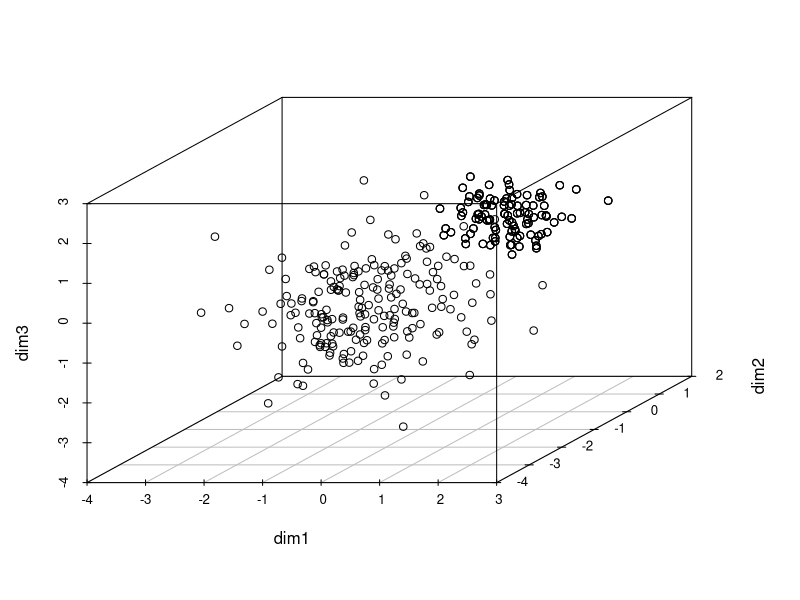
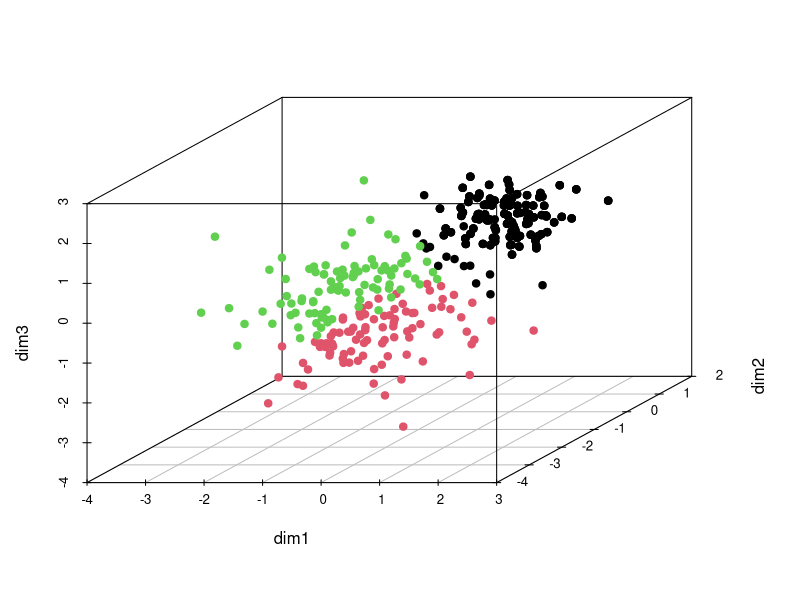

Write the R code that produced these figures, in order. (Note: this script raises an error after producing the figures.)
##Generates toy dataset to play around with clustering 

##Function to create toy 3 dimensional dataset that will give you 2 very different clusters and one overlapping cluster
make.toy.data <- function(means, stdevs, N) {
  ##Returns a dataframe containing a 3D toy dataset 
  ##
  ##Arguements: 
  ##
  ##  means  <- a dataframe of 3 columns giving the means for each dimenstion of each cluster. Each row is a cluster.
  ##  stdevs <- a dataframe of 3 columns giving the standard deviations for each dimenstion of each cluster. Each row is a cluster.
  ##  N <- a value specifying the number of datapoints for each cluster
  ##  dist  <- a vector specifying the type of distribution you would like each cluster data to be
  
  ##get how many clusters are wanted
  cluster.n <- dim(means)[1]
  
  ##make an empty dataframe to hold the toy data
  dim1 <- rep(0,N*cluster.n)
  dim2 <- rep(0,N*cluster.n)
  dim3 <- rep(0,N*cluster.n)
  
  ##for each cluster, generate toy data and save them in dim1
  previous.N  <- 0
  for (i in 1:cluster.n){
    temp <- rnorm(N, means[i,1], stdevs[i,1])
    dim1[previous.N+1:((previous.N)+N)]  <- temp
    previous.N  <- N + previous.N
  }
 
  ##for each cluster, generate toy data and save them in dim2
  previous.N  <- 0
  for (i in 1:cluster.n){
    temp <- rnorm(N, means[i,1], stdevs[i,1])
    dim2[previous.N+1:((previous.N)+N)]  <- temp
    previous.N  <- N + previous.N
  }
  
  ##for each cluster, generate toy data and save them in dim3
  previous.N  <- 0
  for (i in 1:cluster.n){
    temp <- rnorm(N, means[i,1], stdevs[i,1])
    dim3[previous.N+1:((previous.N)+N)]  <- temp
    previous.N  <- N + previous.N
  }
  
  toy.data <- data.frame(dim1, dim2, dim3)
  return(toy.data)
}


##define means for toy dataset clusters
dim1.mean <- c(10, 11, 15)
dim2.mean <- c(8, 6, 13)
dim3.mean <- c(2, 2.5, 4)
cluster.means <- data.frame(dim1.mean, dim2.mean, dim3.mean)

##define standard deviations for toy dataset clusters
dim1.stdev <- c(2, 3, 1.5)
dim2.stdev <- c(3, 2, 4)
dim3.stdev <- c(1, 1.5, 0.5)
cluster.stdevs <- data.frame(dim1.stdev, dim2.stdev, dim3.stdev)

##define number of samples wanted for each cluster
cluster.N <- 100

##make toy dataset using parameters specified above
my.toy.df <- make.toy.data(cluster.means, cluster.stdevs, cluster.N)

##save toy dataset to a .csv using comma as a delimitor
write.table(my.toy.df, "toy_data.csv", sep=",", row.names=FALSE, col.names=FALSE, quote=FALSE, append=FALSE)


# Change the data frame with training data to a matrix
# Also center and scale all variables
my.toy.df.matrix <- as.matrix(scale(my.toy.df))

##plot unclustered data
library(scatterplot3d)
scatterplot3d(my.toy.df.matrix)

##do K-means clustering on toy dataset
km.out = kmeans(my.toy.df.matrix, 3, nstart = 100)
km.out

##replot and colour code clusters
scatterplot3d(my.toy.df.matrix, color = km.out$cluster, pch = 19)


##SOM on same data 
library(kohonen)

##Create the SOM Grid - you generally have to specify the size of the 
##training grid prior to training the SOM. Hexagonal and Circular 
##topologies are possible
som_grid <- somgrid(xdim = 20, ydim=20, topo="hexagonal")

##Train the SOM, options for the number of iterations,
##the learning rates, and the neighbourhood are available
som_model <- som(my.toy.df.matrix, grid=som_grid, rlen=100, alpha=c(0.05,0.01), keep.data = TRUE, n.hood='circular')

##visualise the quality of your generated SOM
plot(som_model, type="changes")

##visualise the count of how many samples are mapped to each node on the map
plot(som_model, type="count")

##“U-Matrix”, this visualisation is of the distance between each node and its neighbours
plot(som_model, type="dist.neighbours")

##visualise the node weight vectors, or “codes”, which are made up of normalised  
##values of the original variables used to generate the SOM
plot(som_model, type="codes")

##visualize heatmap (note-these are scaled and centred)
coolBlueHotRed <- function(n, alpha = 1) { rainbow(n, end=4/6, alpha=alpha)[n:1] }
par(mfrow=c(1,3))
plot(som_model, type = "property", property = som_model$codes[,1], main=names(som_model$data)[4], palette.name=coolBlueHotRed)
plot(som_model, type = "property", property = som_model$codes[,2], main=names(som_model$data)[4], palette.name=coolBlueHotRed)
plot(som_model, type = "property", property = som_model$codes[,3], main=names(som_model$data)[4], palette.name=coolBlueHotRed)

##Cluster SOM data
mydata <- som_model$codes 
wss <- (nrow(mydata)-1)*sum(apply(mydata,2,var)) 
for (i in 2:15) {
  wss[i] <- sum(kmeans(mydata, centers=i)$withinss)
}
par(mfrow=c(1,1))
plot(wss)
## use hierarchical clustering to cluster the codebook vectors
som_cluster <- cutree(hclust(dist(som_model$codes)), 3)
##make a pretty colour pallete
pretty.colours  <- c("thistle1", "tomato1", "turquoise", "slategray1", "sienna1", "violet", "skyblue")
##plot these results:
plot(som_model, type="mapping", bgcol = pretty.colours[som_cluster], main = "Clusters") 
add.cluster.boundaries(som_model, som_cluster)
